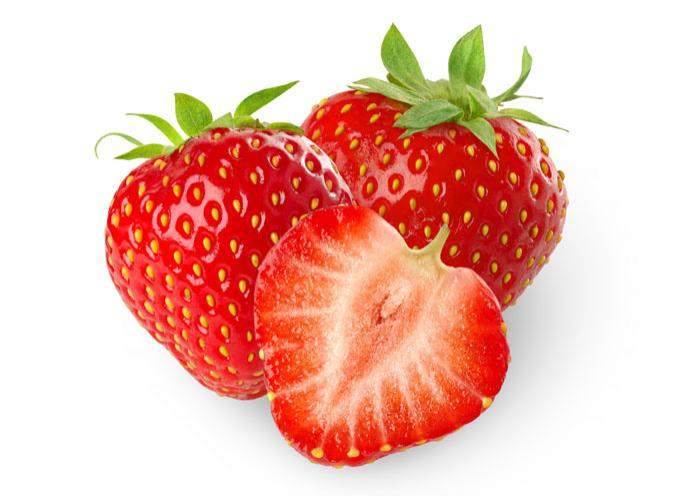
#> input picture template matching/openCVtest/T03/strawberry_input2.jpg, 700 x 496 px
$ python T03_ObjectDetection.py   (older library calls are emulated)
#> lines starting #> are read from the running program, lines starting #| are printed output that depends on the picture; after the words box and inside, x2 and y2 are one past the last pixel; in counts of white or black regions, pixels touching at a corner belong together
#> further down, image is the input picture: shape (496, 700, 3); mean B, G, R 178.1, 189.9, 238.5
from __future__ import division
import cv2 as cv
# to show the image
from matplotlib import pyplot as plt
import numpy as np
from math import cos, sin

green = (0, 255, 0)


def show(image):
    # Figure size in inches
    plt.figure(figsize=(10, 10))

    # Show image, with nearest neighbour interpolation
    plt.imshow(image, interpolation='nearest')


def overlay_mask(mask, image):
    # make the mask rgb
    rgb_mask = cv.cvtColor(mask, cv.COLOR_GRAY2RGB)
    # calculates the weightes sum of two arrays. in our case image arrays
    # input, how much to weight each.
    # optional depth value set to 0 no need
    img = cv.addWeighted(rgb_mask, 0.5, image, 0.5, 0)
    return img


def find_biggest_contour(image):
    # Copy
    image = image.copy()
    # input, gives all the contours, contour approximation compresses horizontal,
    # vertical, and diagonal segments and leaves only their end points. For example,
    # an up-right rectangular contour is encoded with 4 points.
    # Optional output vector, containing information about the image topology.
    # It has as many elements as the number of contours.
    # we dont need it
    image, contours, hierarchy = cv.findContours(image, cv.RETR_LIST, cv.CHAIN_APPROX_SIMPLE)

    # Isolate largest contour
    contour_sizes = [(cv.contourArea(contour), contour) for contour in contours]
    biggest_contour = max(contour_sizes, key=lambda x: x[0])[1]

    mask = np.zeros(image.shape, np.uint8)
    cv.drawContours(mask, [biggest_contour], -1, 255, -1)
    return biggest_contour, mask


def circle_contour(image, contour):
    # Bounding ellipse
    image_with_ellipse = image.copy()
    # easy function
    ellipse = cv.fitEllipse(contour)
    # add it
    cv.ellipse(image_with_ellipse, ellipse, green, 2, cv.LINE_AA)
    return image_with_ellipse


def find_strawberry(image):
    # RGB stands for Red Green Blue. Most often, an RGB color is stored
    # in a structure or unsigned integer with Blue occupying the least
    # significant “area” (a byte in 32-bit and 24-bit formats), Green the
    # second least, and Red the third least. BGR is the same, except the
    # order of areas is reversed. Red occupies the least significant area,
    # Green the second (still), and Blue the third.
    # we'll be manipulating pixels directly
    # most compatible for the transofrmations we're about to do
    image = cv.cvtColor(image, cv.COLOR_BGR2RGB)

    # Make a consistent size
    # get largest dimension
    max_dimension = max(image.shape)
#> max_dimension = 700
    # The maximum window size is 700 by 660 pixels. make it fit in that
    scale = 700 / max_dimension
#> scale = 1
    # resize it. same width and hieght none since output is 'image'.
    image = cv.resize(image, None, fx=scale, fy=scale)

    # we want to eliminate noise from our image. clean. smooth colors without
    # dots
    # Blurs an image using a Gaussian filter. input, kernel size, how much to filter, empty)
    image_blur = cv.GaussianBlur(image, (7, 7), 0)
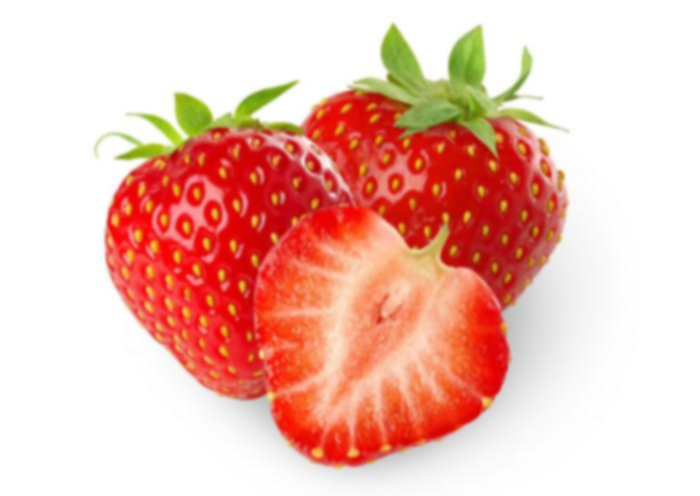
#> image_blur: shape (496, 700, 3); mean R, G, B 238.5, 189.9, 178.1
    # t unlike RGB, HSV separates luma, or the image intensity, from
    # chroma or the color information.
    # just want to focus on color, segmentation
    image_blur_hsv = cv.cvtColor(image_blur, cv.COLOR_RGB2HSV)
#> image_blur_hsv: shape (496, 700, 3); mean H, S, V 16.6, 72.5, 239.6

    # Filter by colour
    # 0-10 hue
    # minimum red amount, max red amount
    min_red = np.array([0, 100, 80])
    max_red = np.array([10, 256, 256])
    # layer
    mask1 = cv.inRange(image_blur_hsv, min_red, max_red)
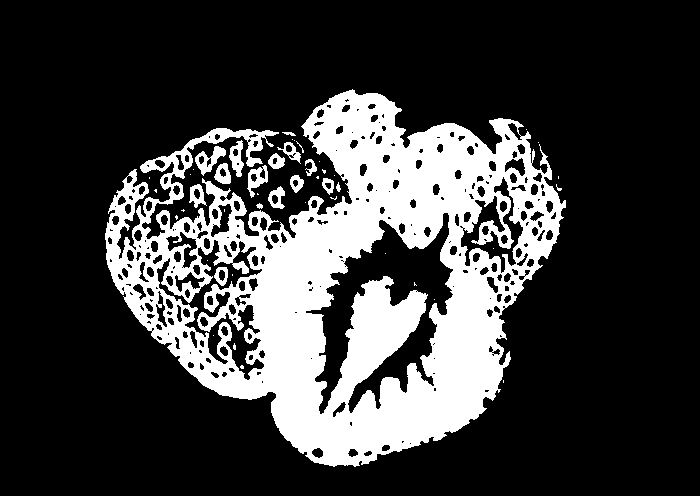
#> mask1: shape (496, 700); 23.8% white; 47 white regions (31 under 20 px), largest, box (x1, y1, x2, y2) and area: (105, 89, 566, 467) 79834, (195, 146, 226, 176) 376, (247, 165, 268, 198) 312

    # birghtness of a color is hue
    # 170-180 hue
    min_red2 = np.array([170, 100, 80])
    max_red2 = np.array([180, 256, 256])
    mask2 = cv.inRange(image_blur_hsv, min_red2, max_red2)
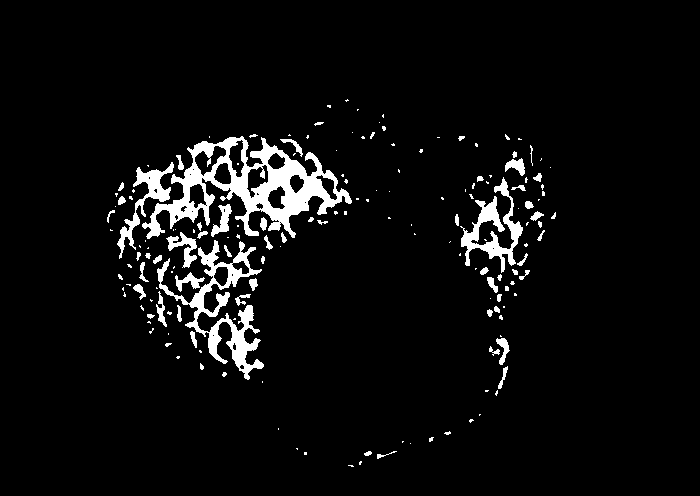
#> mask2: shape (496, 700); 5.2% white; 170 white regions (109 under 20 px), largest, box (x1, y1, x2, y2) and area: (142, 136, 352, 239) 7202, (157, 240, 264, 380) 3506, (460, 177, 523, 273) 1820

    # looking for what is in both ranges
    # Combine masks
    mask = mask1 + mask2
#> mask: shape (496, 700); 29% white; 9 white regions (7 under 20 px), largest, box (x1, y1, x2, y2) and area: (105, 89, 566, 467) 100702, (282, 132, 296, 136) 37

    # Clean up
    # we want to circle our strawberry so we'll circle it with an ellipse
    # with a shape of 15x15
    kernel = cv.getStructuringElement(cv.MORPH_ELLIPSE, (15, 15))
    # morph the image. closing operation Dilation followed by Erosion.
    # It is useful in closing small holes inside the foreground objects,
    # or small black points on the object.
    mask_closed = cv.morphologyEx(mask, cv.MORPH_CLOSE, kernel)
#> mask_closed: shape (496, 700); 31.7% white; 2 white regions (1 under 20 px), largest, box (x1, y1, x2, y2) and area: (105, 89, 566, 467) 110086
    # erosion followed by dilation. It is useful in removing noise
    mask_clean = cv.morphologyEx(mask_closed, cv.MORPH_OPEN, kernel)
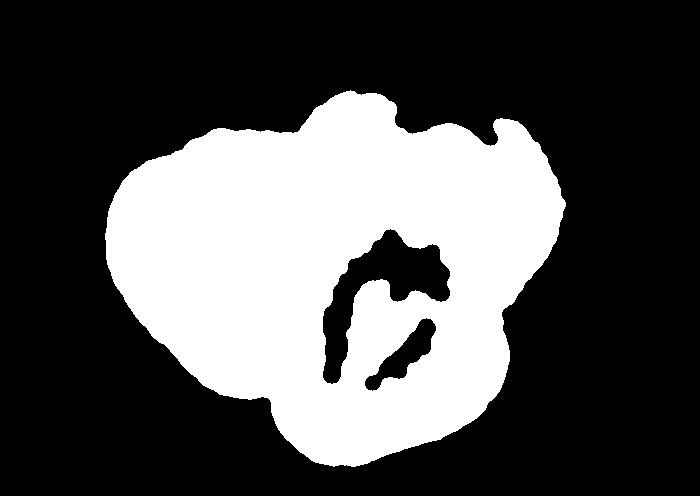
#> mask_clean: shape (496, 700); 31.6% white; 1 white region

    # Find biggest strawberry
    # get back list of segmented strawberries and an outline for the biggest one
    big_strawberry_contour, mask_strawberries = find_biggest_contour(mask_clean)
#> in find_biggest_contour, `image, contours, hierarchy = cv.findContours(image, cv.RETR_LIST, cv.C..`: contours = 3 contours; box (x1, y1, x2, y2) and area: (105, 90, 566, 467) 117646, (322, 228, 451, 385) 7000, (364, 317, 437, 392) 1850
#> in find_biggest_contour, `contour_sizes = [(cv.contourArea(contour), contour) for contour in con..`: contour_sizes = 3 items
#> in find_biggest_contour, `biggest_contour = max(contour_sizes, key=lambda x: x[0])[1]`: biggest_contour = contour of 648 points, box (x1, y1, x2, y2) (105, 90, 566, 467), area 117646
#> in find_biggest_contour, `cv.drawContours(mask, [biggest_contour], -1, 255, -1)`:
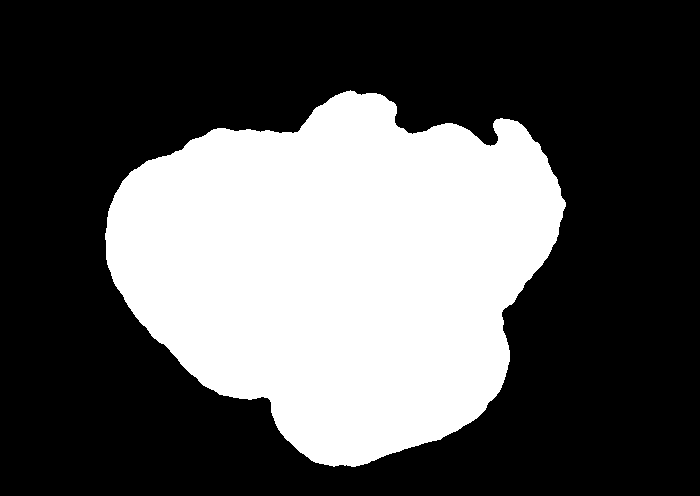
#> mask: shape (496, 700); 34.1% white; 1 white region, box (x1, y1, x2, y2) and area: (105, 90, 566, 467) 118276
#> big_strawberry_contour has the same summary as biggest_contour in find_biggest_contour

    # Overlay cleaned mask on image
    # overlay mask on image, strawberry now segmented
    overlay = overlay_mask(mask_clean, image)
#> in overlay_mask, `rgb_mask = cv.cvtColor(mask, cv.COLOR_GRAY2RGB)`: rgb_mask: shape (496, 700, 3); 31.6% white; 1 white region, box (x1, y1, x2, y2) and area: (105, 90, 566, 467) 109766
#> in overlay_mask, `img = cv.addWeighted(rgb_mask, 0.5, image, 0.5, 0)`:
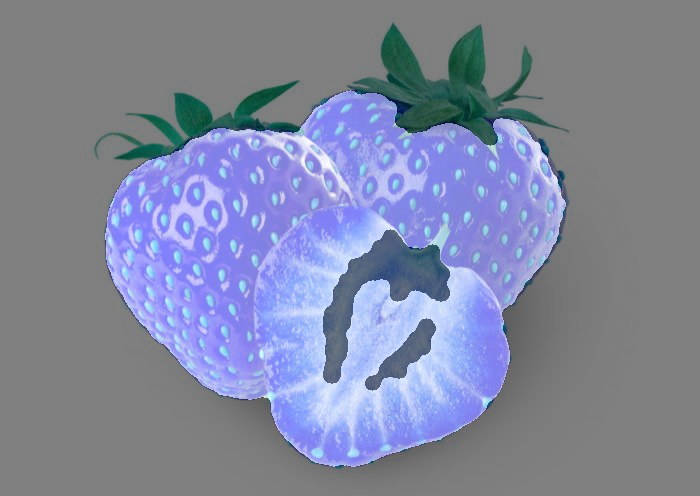
#> img: shape (496, 700, 3); mean B, G, R 159.8, 135.5, 129.6

    # Circle biggest strawberry
    # circle the biggest one
    circled = circle_contour(overlay, big_strawberry_contour)
#> in circle_contour, `ellipse = cv.fitEllipse(contour)`: ellipse = ((341.2, 270.3), (354.5, 449), 89.36)
#> in circle_contour, `cv.ellipse(image_with_ellipse, ellipse, green, 2, cv.LINE_AA)`:
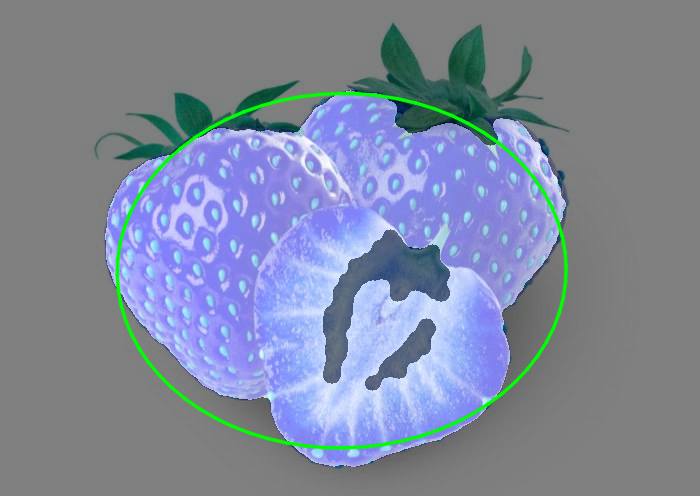
#> image_with_ellipse: shape (496, 700, 3); 1.74% of pixels changed, all inside (x1, y1, x2, y2) = (114, 91, 569, 450)
    show(circled)

    # we're done, convert back to original color scheme
    bgr = cv.cvtColor(circled, cv.COLOR_RGB2BGR)

    return bgr


# read the image
image = cv.imread('T03/strawberry_input2.jpg')
# detect it
result = find_strawberry(image)
# write the new image
#cv.imwrite('T03/strawberry_output.jpg', result)
cv.imshow("result", result)
cv.waitKey(0)

$ run again, with template matching/openCVtest/T03/strawberry_input3.jpg copied over template matching/openCVtest/T03/strawberry_input2.jpg
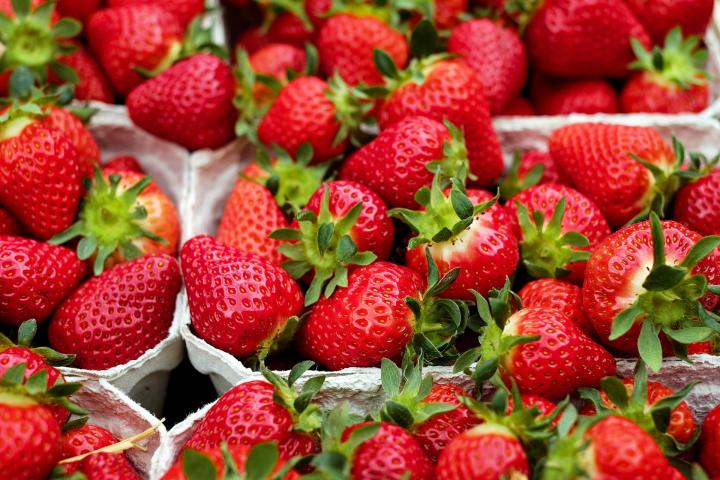
#> input picture template matching/openCVtest/T03/strawberry_input3.jpg, 720 x 480 px
#> image is the input picture: shape (480, 720, 3); mean B, G, R 50.4, 70.1, 160.8
#> image_blur_hsv: shape (467, 700, 3); mean H, S, V 74.2, 187.2, 163.7
#> in find_strawberry, `mask1 = cv.inRange(image_blur_hsv, min_red, max_red)`:
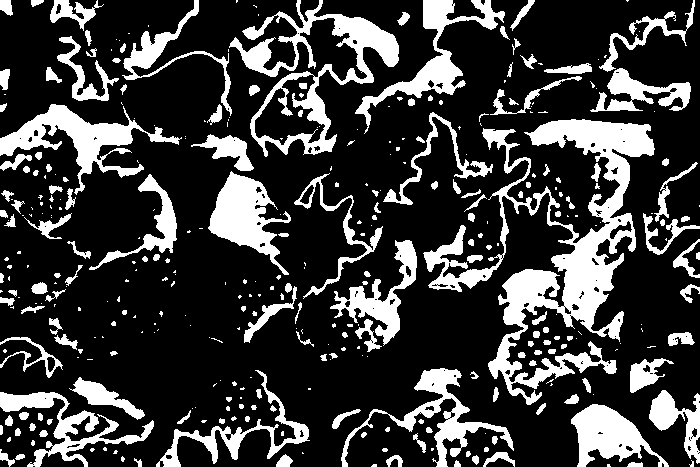
#> mask1: shape (467, 700); 23.4% white; 362 white regions (193 under 20 px), largest, box (x1, y1, x2, y2) and area: (423, 119, 655, 405) 17014, (229, 0, 399, 157) 6671, (0, 104, 182, 195) 4461
#> mask2: shape (467, 700); 33.7% white; 149 white regions (81 under 20 px), largest, box (x1, y1, x2, y2) and area: (0, 203, 295, 360) 22968, (321, 20, 513, 250) 15283, (69, 0, 227, 148) 12428
#> mask_closed: shape (467, 700); 62.1% white; 28 black regions, largest, box (x1, y1, x2, y2) and area: (0, 212, 585, 467) 47298, (584, 245, 700, 467) 13583, (617, 19, 700, 216) 8674
#> mask_clean: shape (467, 700); 60.4% white; 13 black regions
#> contours = 18 contours; largest, box (x1, y1, x2, y2) and area: (0, 0, 700, 406) 181538, (57, 130, 235, 262) 12238, (342, 368, 514, 467) 9640, (0, 379, 143, 467) 8542, (176, 370, 309, 467) 6506
#> contour_sizes = 18 items
#> biggest_contour = contour of 1715 points, box (x1, y1, x2, y2) (0, 0, 700, 406), area 181538
#> big_strawberry_contour has the same summary as biggest_contour in find_biggest_contour
#> rgb_mask: shape (467, 700, 3); 60.4% white; 13 black regions, largest, box (x1, y1, x2, y2) and area: (0, 212, 700, 467) 67955, (164, 0, 351, 292) 14551, (58, 131, 234, 261) 11785
#> ellipse = ((363.6, 190.9), (356.7, 715.7), 88.32)
#> in circle_contour, `cv.ellipse(image_with_ellipse, ellipse, green, 2, cv.LINE_AA)`:
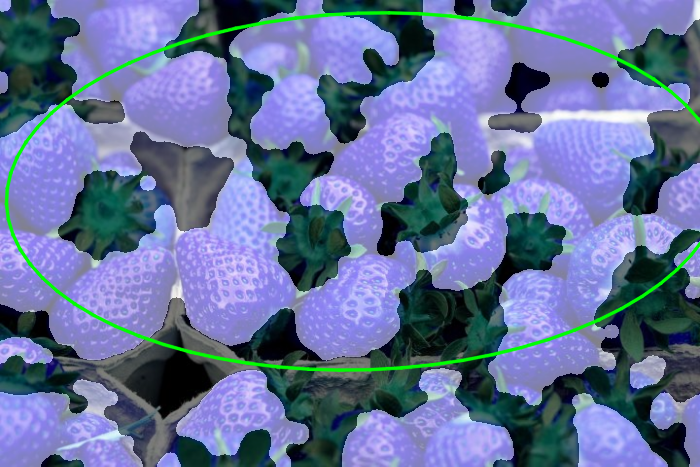
#> image_with_ellipse: shape (467, 700, 3); mean B, G, R 154.9, 114.4, 100.5

$ run again, with template matching/openCVtest/T03/berry.jpg copied over template matching/openCVtest/T03/strawberry_input2.jpg
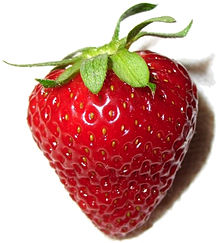
#> input picture template matching/openCVtest/T03/berry.jpg, 220 x 243 px
#> image is the input picture: shape (243, 220, 3); mean B, G, R 148.6, 154.9, 204.6
#> image_blur_hsv: shape (700, 634, 3); mean H, S, V 58.4, 95.4, 206.6
#> in find_strawberry, `mask1 = cv.inRange(image_blur_hsv, min_red, max_red)`:
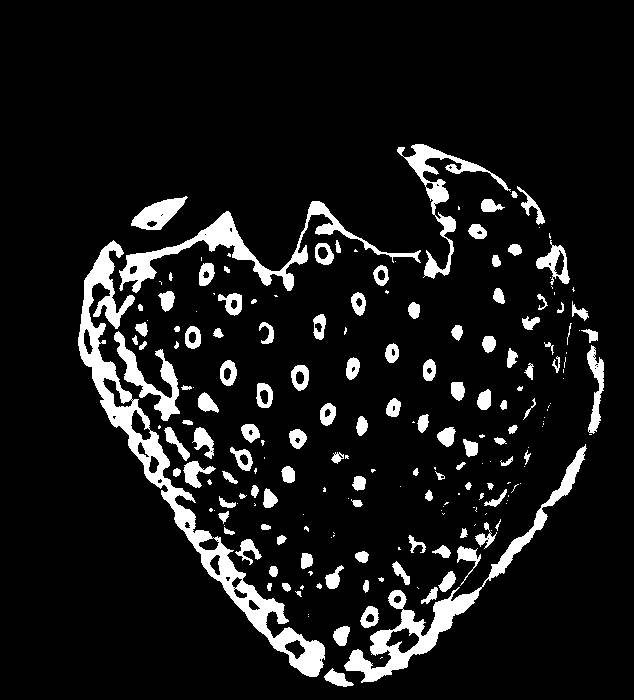
#> mask1: shape (700, 634); 9.3% white; 205 white regions (83 under 20 px), largest, box (x1, y1, x2, y2) and area: (78, 240, 325, 677) 10126, (344, 444, 587, 683) 5147, (119, 201, 421, 293) 4168
#> mask2: shape (700, 634); 26.8% white; 45 white regions (32 under 20 px), largest, box (x1, y1, x2, y2) and area: (89, 158, 564, 673) 117236, (131, 410, 151, 440) 273, (386, 628, 410, 647) 237
#> mask_closed: shape (700, 634); 37.9% white; 8 white regions (6 under 20 px), largest, box (x1, y1, x2, y2) and area: (78, 144, 604, 687) 167213, (131, 196, 188, 230) 1019
#> mask_clean: shape (700, 634); 37.2% white; 2 white regions
#> contours = 3 contours, 1 with area under 20; largest, box (x1, y1, x2, y2) and area: (78, 144, 588, 687) 163262, (135, 199, 179, 230) 846
#> contour_sizes = 3 items
#> biggest_contour = contour of 925 points, box (x1, y1, x2, y2) (78, 144, 588, 687), area 163262
#> big_strawberry_contour has the same summary as biggest_contour in find_biggest_contour
#> rgb_mask: shape (700, 634, 3); 37.2% white; 2 white regions, box (x1, y1, x2, y2) and area: (78, 144, 588, 687) 164171, (135, 199, 179, 230) 896
#> ellipse = ((335.1, 405.7), (466.8, 504.8), 30.58)
#> in circle_contour, `cv.ellipse(image_with_ellipse, ellipse, green, 2, cv.LINE_AA)`:
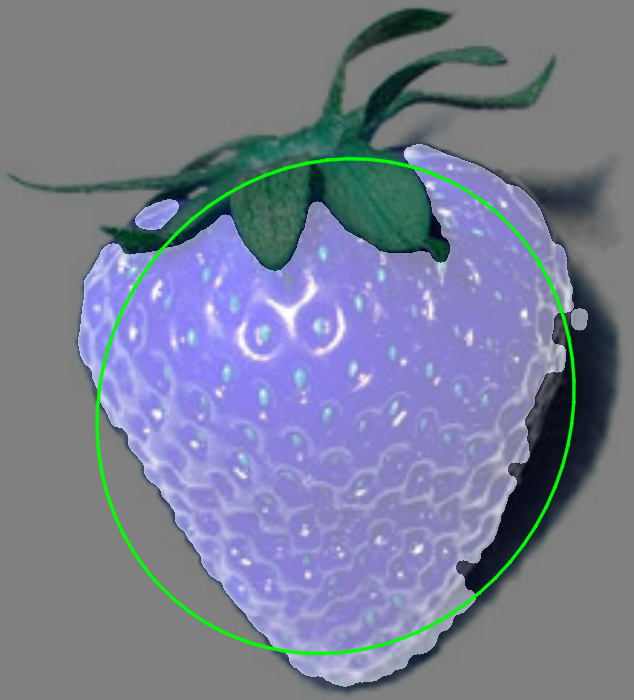
#> image_with_ellipse: shape (700, 634, 3); mean B, G, R 148.3, 126.8, 120.8
